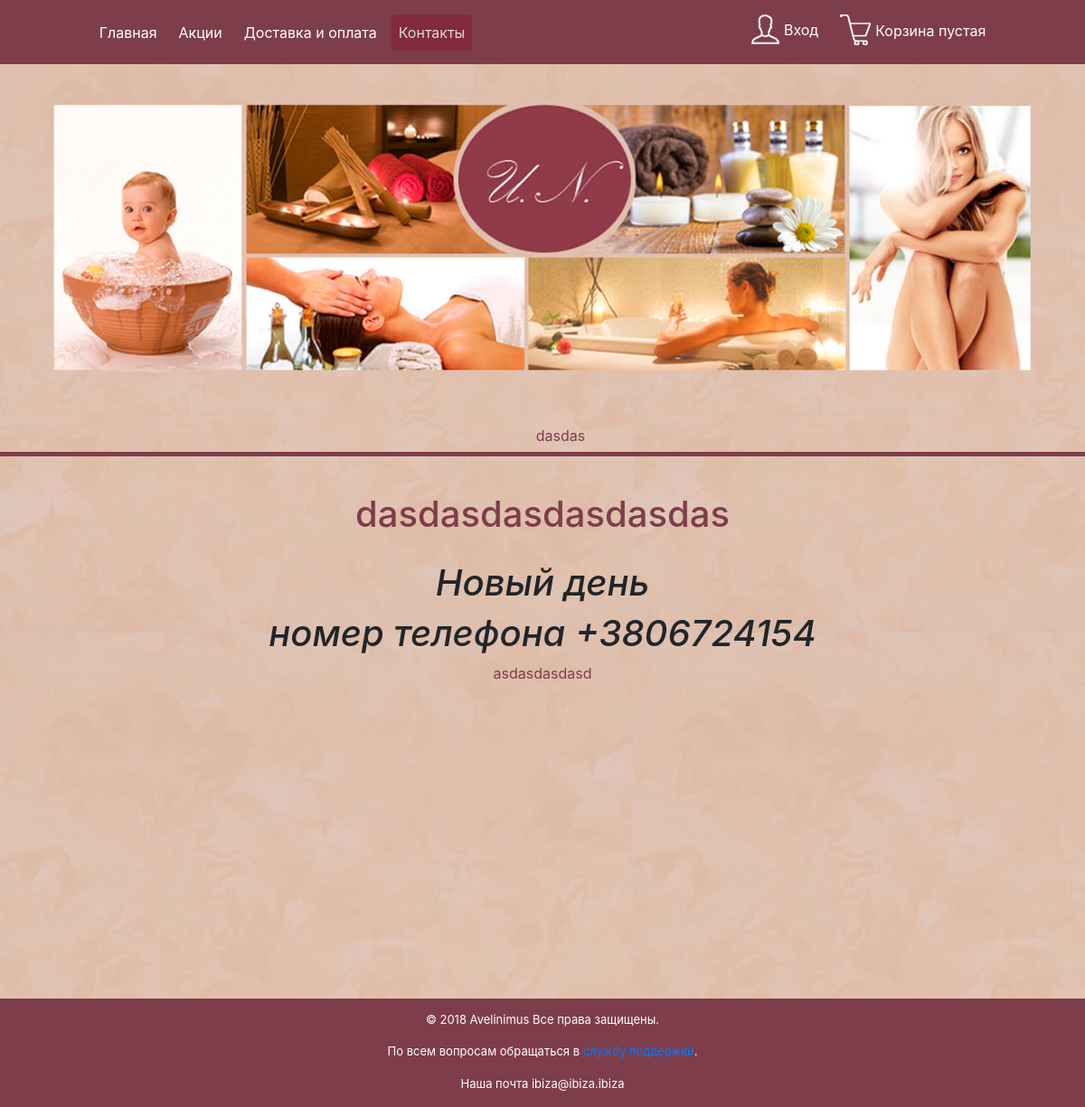
The app's page /ru/contact/, older data.
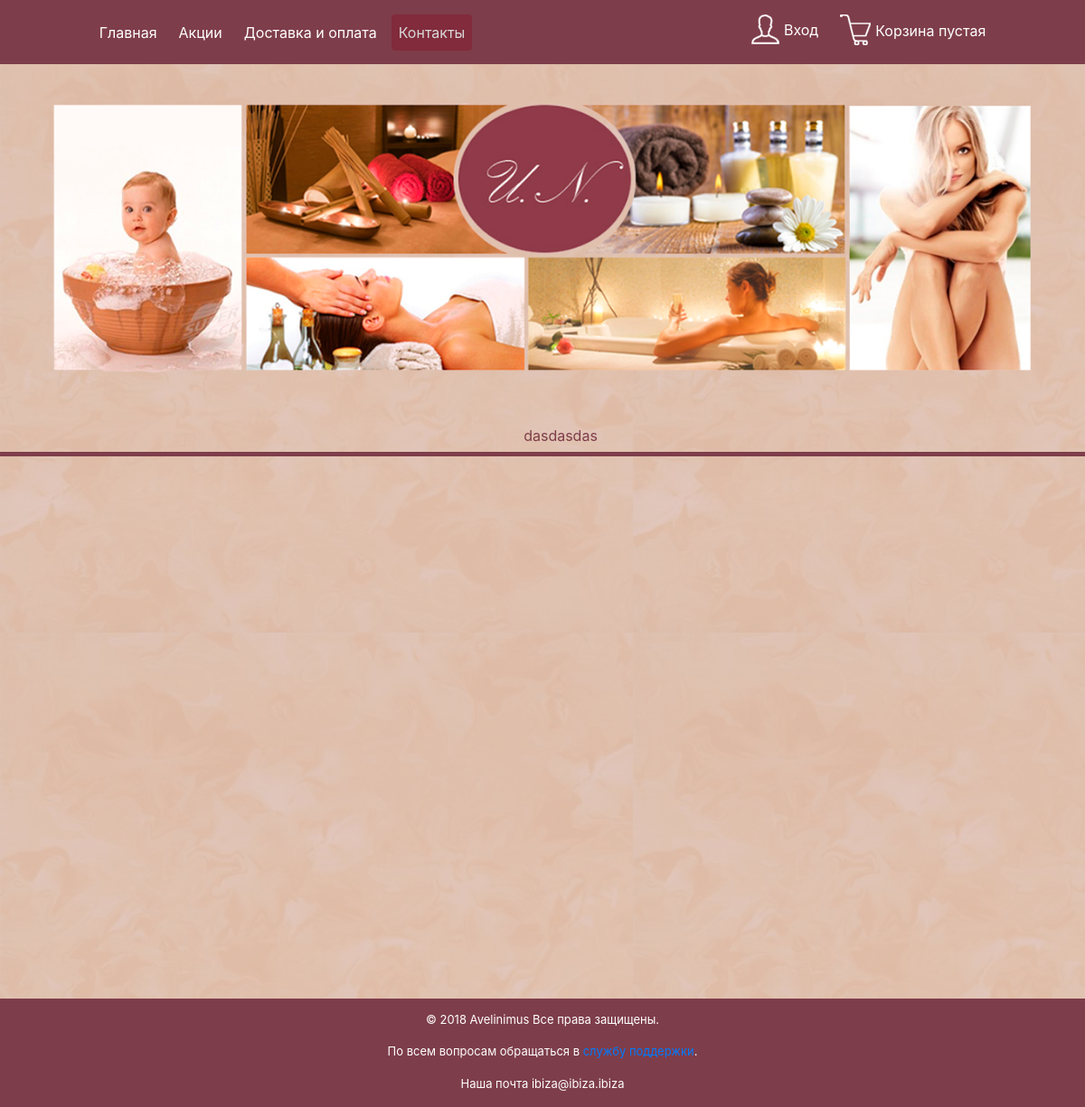
The same page, newer data.
### ru/models.py (models this page shows, shortened)
class Category(models.Model):
    class Meta:
        ordering = ['name']
        verbose_name = 'Категория'
        verbose_name_plural = 'Категории'
    name = models.CharField(max_length=100, db_index=True, verbose_name="Категория")
    slug = models.SlugField(max_length=200, db_index=True,
                            unique=True, help_text='Нужно использовать для создания "хороших" URL-ов')
    available = models.BooleanField(default=True, verbose_name="Отображать")
    def get_absolute_url(self):
        return reverse('ru:category_detail', args={self.slug})

class Contact(models.Model):
    class Meta:
        ordering = ['title']
        verbose_name = 'Описание для контактов'
        verbose_name_plural = 'Описание для контактов'
    title = models.CharField(max_length=100, db_index=True, verbose_name='Название')
    description = RichTextUploadingField(blank=True, verbose_name='Описание')

### ru/views.py (the view)
# urls.py: path('contact/', views.contact, name='contact'),
def contact(request):
    contacts = Contact.objects.all()
    category_list = Category.objects.all()
    products_list = Products.objects.all()
    return render(request, 'ru/contact.html', {
        'category_list': category_list,
        'products_list': products_list,
        'contacts': contacts
    })

### ru/cart.py (called while the page is built)
    def __len__(self):
        return sum(item['quantity'] for item in self.cart.values())

### ru/context_processors.py (called while the page is built)
def cart(request):
    return {'cart': Cart(request)}

### templates/ru/contact.html (shortened to what this page needs)
{% extends 'ru/base.html' %}
    {% load static %}
    {% block top_menu %}
        <div class="top-menu">
            <ul class="navbar-nav mr-auto">
                <li class="nav-item">
                    <a class="nav-link" href="{% url "ru:category_list" %}">Главная</a>
                </li>
                <li class="nav-item">
                    <a class="nav-link" href="{% url "ru:shares_list" %}">Акции</a>
                </li>
                <li class="nav-item">
                    <a class="nav-link" href="{% url "ru:payment" %}">Доставка и оплата</a>
                </li>
                <li class="nav-item active">
                    <a class="nav-link" href="{% url "ru:contact" %}">Контакты</a>
                </li>
            </ul>
        </div>
    {% endblock %}
    {% block content %}
        {% for contact in contacts %}
            <div class="col-12" >
                <h1 style="padding-bottom: 20px;color: #7E3D4A" >{{ contact.title }}</h1>
                {% autoescape off %}
                    <div style="text-align: center">{{ contact.description }}</div>
                {% endautoescape %}
            </div>
        {% endfor %}
    {% endblock %}

### templates/ru/base.html (shortened to what this page needs)
<!DOCTYPE html>
<html lang="en">
<head>
    {% load static %}
    {% load account %}
    <link rel="stylesheet" href = "{% static 'css/styles.css' %}">
    <link rel="stylesheet" href = "{% static 'css/bootstrap_menu.css' %}">
    <link rel="stylesheet" href="https://maxcdn.bootstrapcdn.com/bootstrap/4.0.0/css/bootstrap.min.css">
</head>
<body>
<div class='container-fluid container-fluid-reformat'>
    <div class="row block_01">
        <nav class="navbar navbar-expand-lg custom-toggler" style="width: 100%;">
            <div class="collapse navbar-collapse" id="navbarSupportedContent" align="center" style="margin: 0 7% 0 7%">
                {% block top_menu %}{% endblock %}
                <div class="top-menu" style="margin: 0 0 0 auto;">
                    <ul class="navbar-nav mr-auto">
                        {% if not user.is_active %}
                            <li class="nav-item">
                                <a class="nav-link" href="{% url 'account_login' %}"><img src="{% static 'ru/images/login.png' %}" style="margin-right: 5px;margin-bottom: 5px">Вход</a>
                            </li>
                        {% else %}
                            <li class="nav-item">
                                <a class="nav-link" href="{% url 'ru:my_room' %}"><img src="{% static 'ru/images/login.png' %}" style="margin-right: 5px;margin-bottom: 5px">Моя комната</a>
                            </li>
                        {% endif %}
                        <li class="nav-item">
                            <a class="nav-link" href="{% url 'ru:cart_detail' %}"><img src="{% static 'ru/images/card.png' %}" style="margin-right: 5px; margin-bottom: 5px">Корзина
                            {% with total_items=cart|length %}
                                {% if cart|length > 0 %}
                                    на {{ cart.get_total_price_with_discount }} грн.
                                {% else %}
                                    пустая
                                {% endif %}
                            {% endwith %}
                            </a>
                        </li>
                    </ul>
                </div>
            </div>
        </nav>
    </div>
    <div class="row block_02">
        <div class="col-12"><a href="{% url "ru:category_list" %}"><img src="{% static 'ru/images/main_img.png' %}" align="center"></a>
        </div>
        <div class="col-12 categories" style="padding-top: 15px;">
            <ul>
                {% for category in category_list %}
                    {% if category.available %}
                        {% if category.rel_category.count %}
                            <li>
                                <a href="{{ category.get_absolute_url }}">{{ category.name }}</a>
                            </li>
                        {% endif %}
                    {% endif %}
                {% endfor %}
            </ul>
        </div>
    </div>
    <div class="row block_03" style="padding-top: 40px">
        {% block content %}
        {% endblock %}
    </div>
    <div class="row block_04">
        <div class="col-12 footer_reformat" style="color: white">
            <p style="text-align: center;color: white">© 2018 Avelinimus Все права защищены.</p>
            <p style="text-align: center;color: white">По всем вопросам обращаться в<a href="{% url 'ru:support' %}"> службу поддержки</a>.</p>
            <p style="text-align: center;color: white">Наша почта ibiza@ibiza.ibiza</p>
      </div>
    </div>
</body>
</html>

Row changes from the older to the newer data that the page shows:
removed Contact: title "dasdasdasdasdasdas", description "Новый день номер телефона + 3806724154 asdasdasdasd"
changed Category: name "dasdas" → "dasdasdas"
